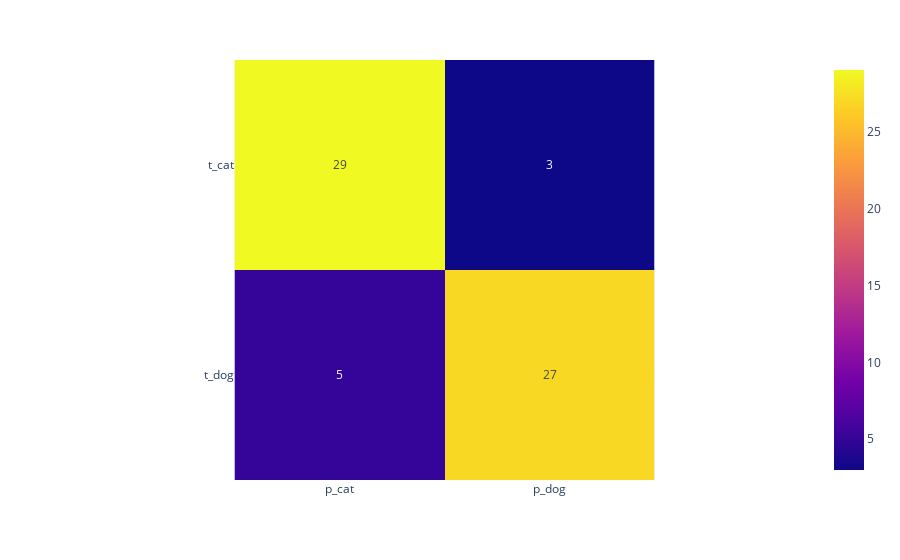

The notebook cell this image was saved under:
### Code cell
print(test_generator.class_indices)

cm = confusion_matrix(df["classes"], df["predictions"])
px.imshow(cm, x=["p_cat", "p_dog"], y=["t_cat", "t_dog"], text_auto=True)

### Figure 1 — Plotly figure (JSON) as saved in the notebook; plotly's stock layout.template omitted (floating-point values rounded to 4 significant figures)
{"data": [{"coloraxis": "coloraxis", "name": "0", "texttemplate": "%{z}", "x": ["p_cat", "p_dog"], "y": ["t_cat", "t_dog"], "z": [[29, 3], [5, 27]], "type": "heatmap", "xaxis": "x", "yaxis": "y", "hovertemplate": "x: %{x}<br>y: %{y}<br>color: %{z}<extra></extra>"}], "layout": {"xaxis": {"anchor": "y", "domain": [0.0, 1.0], "scaleanchor": "y", "constrain": "domain"}, "yaxis": {"anchor": "x", "domain": [0.0, 1.0], "autorange": "reversed", "constrain": "domain"}, "coloraxis": {"colorscale": [[0.0, "#0d0887"], [0.1111, "#46039f"], [0.2222, "#7201a8"], [0.3333, "#9c179e"], [0.4444, "#bd3786"], [0.5556, "#d8576b"], [0.6667, "#ed7953"], [0.7778, "#fb9f3a"], [0.8889, "#fdca26"], [1.0, "#f0f921"]]}, "margin": {"t": 60}}}
